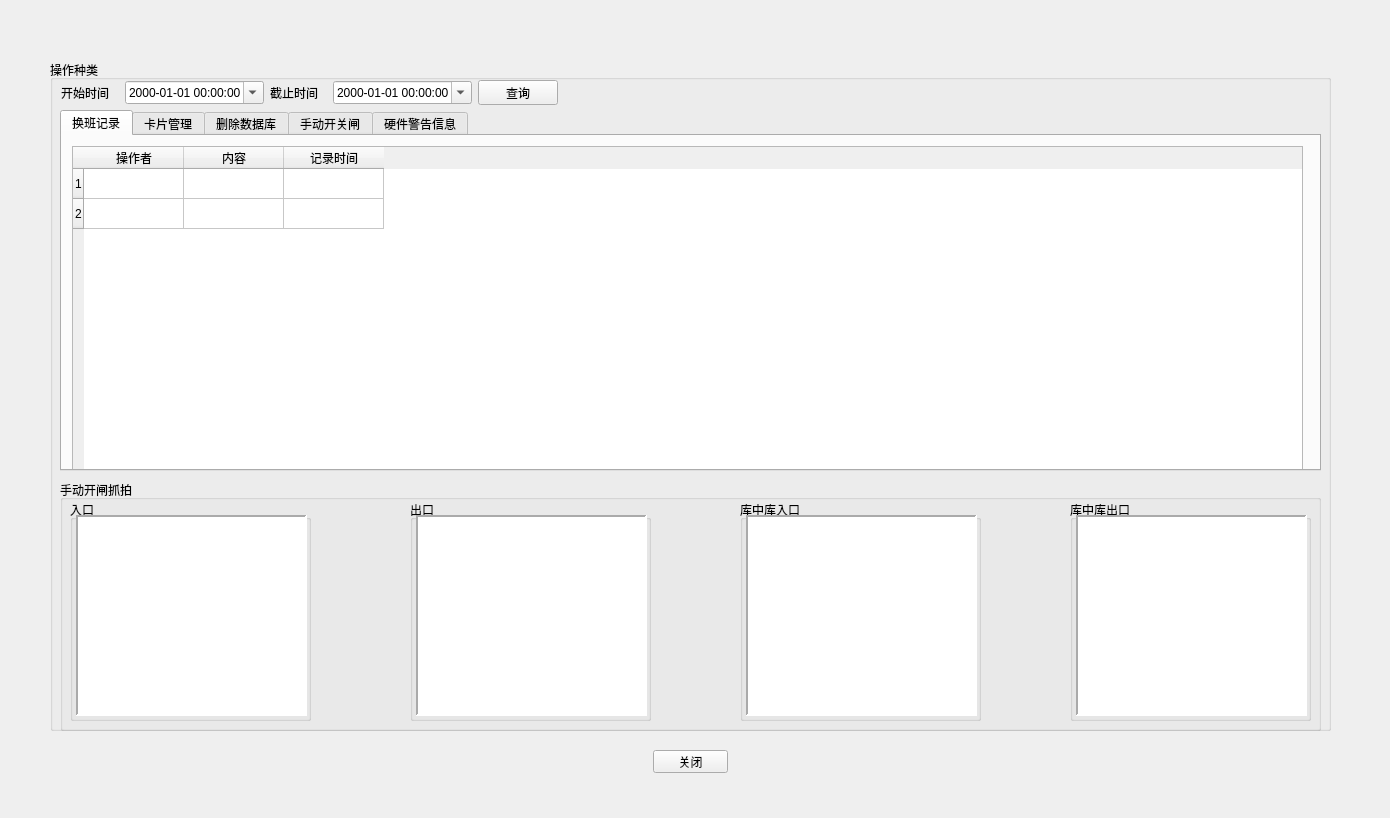
<?xml version="1.0" encoding="UTF-8"?>
<ui version="4.0">
 <class>NewCSysLog</class>
 <widget class="QFrame" name="NewCSysLog">
  <property name="geometry">
   <rect>
    <x>0</x>
    <y>0</y>
    <width>1390</width>
    <height>818</height>
   </rect>
  </property>
  <property name="windowTitle">
   <string>系统日志</string>
  </property>
  <property name="styleSheet">
   <string notr="true">background-image:url(D:/WinParkUI/debug/Image/NewIcon/CommonBigBG-normal.jpg);</string>
  </property>
  <property name="frameShape">
   <enum>QFrame::NoFrame</enum>
  </property>
  <property name="frameShadow">
   <enum>QFrame::Raised</enum>
  </property>
  <widget class="QWidget" name="widget" native="true">
   <property name="geometry">
    <rect>
     <x>40</x>
     <y>40</y>
     <width>1301</width>
     <height>741</height>
    </rect>
   </property>
   <property name="styleSheet">
    <string notr="true">background-image:url(none);</string>
   </property>
   <widget class="QGroupBox" name="groupBox_2">
    <property name="geometry">
     <rect>
      <x>10</x>
      <y>20</y>
      <width>1281</width>
      <height>671</height>
     </rect>
    </property>
    <property name="styleSheet">
     <string notr="true">background-image:url(none);</string>
    </property>
    <property name="title">
     <string>操作种类</string>
    </property>
    <widget class="QTabWidget" name="tabWidget">
     <property name="geometry">
      <rect>
       <x>10</x>
       <y>50</y>
       <width>1261</width>
       <height>361</height>
      </rect>
     </property>
     <property name="styleSheet">
      <string notr="true">background-image:url(none);</string>
     </property>
     <property name="currentIndex">
      <number>0</number>
     </property>
     <widget class="QWidget" name="tab">
      <attribute name="title">
       <string>换班记录</string>
      </attribute>
      <widget class="QTableWidget" name="tableShift">
       <property name="geometry">
        <rect>
         <x>10</x>
         <y>10</y>
         <width>1231</width>
         <height>351</height>
        </rect>
       </property>
       <property name="styleSheet">
        <string notr="true">background-image:url(none);</string>
       </property>
       <row>
        <property name="text">
         <string>1</string>
        </property>
       </row>
       <row>
        <property name="text">
         <string>2</string>
        </property>
       </row>
       <column>
        <property name="text">
         <string>操作者</string>
        </property>
       </column>
       <column>
        <property name="text">
         <string>内容</string>
        </property>
       </column>
       <column>
        <property name="text">
         <string>记录时间</string>
        </property>
       </column>
      </widget>
     </widget>
     <widget class="QWidget" name="tab_2">
      <attribute name="title">
       <string>卡片管理</string>
      </attribute>
      <widget class="QTableWidget" name="tableCardMgm">
       <property name="geometry">
        <rect>
         <x>10</x>
         <y>10</y>
         <width>1231</width>
         <height>351</height>
        </rect>
       </property>
       <row>
        <property name="text">
         <string>1</string>
        </property>
       </row>
       <row>
        <property name="text">
         <string>2</string>
        </property>
       </row>
       <column>
        <property name="text">
         <string>操作者</string>
        </property>
       </column>
       <column>
        <property name="text">
         <string>内容</string>
        </property>
       </column>
       <column>
        <property name="text">
         <string>记录时间</string>
        </property>
       </column>
      </widget>
     </widget>
     <widget class="QWidget" name="tab_5">
      <attribute name="title">
       <string>删除数据库</string>
      </attribute>
      <widget class="QTableWidget" name="tablDeleteData">
       <property name="geometry">
        <rect>
         <x>10</x>
         <y>10</y>
         <width>1231</width>
         <height>351</height>
        </rect>
       </property>
       <row>
        <property name="text">
         <string>1</string>
        </property>
       </row>
       <row>
        <property name="text">
         <string>2</string>
        </property>
       </row>
       <column>
        <property name="text">
         <string>操作者</string>
        </property>
       </column>
       <column>
        <property name="text">
         <string>内容</string>
        </property>
       </column>
       <column>
        <property name="text">
         <string>记录时间</string>
        </property>
       </column>
      </widget>
     </widget>
     <widget class="QWidget" name="tab_6">
      <attribute name="title">
       <string>手动开关闸</string>
      </attribute>
      <widget class="QTableWidget" name="tableManualGate">
       <property name="geometry">
        <rect>
         <x>10</x>
         <y>10</y>
         <width>1231</width>
         <height>351</height>
        </rect>
       </property>
       <row>
        <property name="text">
         <string>1</string>
        </property>
       </row>
       <row>
        <property name="text">
         <string>2</string>
        </property>
       </row>
       <column>
        <property name="text">
         <string>操作者</string>
        </property>
       </column>
       <column>
        <property name="text">
         <string>内容</string>
        </property>
       </column>
       <column>
        <property name="text">
         <string>记录时间</string>
        </property>
       </column>
      </widget>
     </widget>
     <widget class="QWidget" name="tab_7">
      <attribute name="title">
       <string>硬件警告信息</string>
      </attribute>
      <widget class="QTableWidget" name="tableHardware">
       <property name="geometry">
        <rect>
         <x>10</x>
         <y>10</y>
         <width>1231</width>
         <height>351</height>
        </rect>
       </property>
       <row>
        <property name="text">
         <string>1</string>
        </property>
       </row>
       <row>
        <property name="text">
         <string>2</string>
        </property>
       </row>
       <column>
        <property name="text">
         <string>操作者</string>
        </property>
       </column>
       <column>
        <property name="text">
         <string>内容</string>
        </property>
       </column>
       <column>
        <property name="text">
         <string>记录时间</string>
        </property>
       </column>
      </widget>
     </widget>
    </widget>
    <widget class="QGroupBox" name="groupBox_3">
     <property name="geometry">
      <rect>
       <x>10</x>
       <y>420</y>
       <width>1261</width>
       <height>251</height>
      </rect>
     </property>
     <property name="styleSheet">
      <string notr="true">background-image:url(none);</string>
     </property>
     <property name="title">
      <string>手动开闸抓拍</string>
     </property>
     <widget class="QGroupBox" name="groupBox_4">
      <property name="geometry">
       <rect>
        <x>10</x>
        <y>20</y>
        <width>241</width>
        <height>221</height>
       </rect>
      </property>
      <property name="styleSheet">
       <string notr="true">background-image:url(none);</string>
      </property>
      <property name="title">
       <string>入口</string>
      </property>
      <widget class="QLabel" name="lblImg0">
       <property name="geometry">
        <rect>
         <x>6</x>
         <y>15</y>
         <width>231</width>
         <height>201</height>
        </rect>
       </property>
       <property name="styleSheet">
        <string notr="true">background-color: rgb(255, 255, 255);</string>
       </property>
       <property name="frameShape">
        <enum>QFrame::Panel</enum>
       </property>
       <property name="frameShadow">
        <enum>QFrame::Sunken</enum>
       </property>
       <property name="lineWidth">
        <number>2</number>
       </property>
       <property name="text">
        <string/>
       </property>
       <property name="scaledContents">
        <bool>true</bool>
       </property>
      </widget>
     </widget>
     <widget class="QGroupBox" name="groupBox_5">
      <property name="geometry">
       <rect>
        <x>350</x>
        <y>20</y>
        <width>241</width>
        <height>221</height>
       </rect>
      </property>
      <property name="styleSheet">
       <string notr="true">background-image:url(none);</string>
      </property>
      <property name="title">
       <string>出口</string>
      </property>
      <widget class="QLabel" name="lblImg1">
       <property name="geometry">
        <rect>
         <x>6</x>
         <y>15</y>
         <width>231</width>
         <height>201</height>
        </rect>
       </property>
       <property name="styleSheet">
        <string notr="true">background-color: rgb(255, 255, 255);</string>
       </property>
       <property name="frameShape">
        <enum>QFrame::Panel</enum>
       </property>
       <property name="frameShadow">
        <enum>QFrame::Sunken</enum>
       </property>
       <property name="lineWidth">
        <number>2</number>
       </property>
       <property name="text">
        <string/>
       </property>
       <property name="scaledContents">
        <bool>true</bool>
       </property>
      </widget>
     </widget>
     <widget class="QGroupBox" name="groupBox_6">
      <property name="geometry">
       <rect>
        <x>680</x>
        <y>20</y>
        <width>241</width>
        <height>221</height>
       </rect>
      </property>
      <property name="styleSheet">
       <string notr="true">background-image:url(none);</string>
      </property>
      <property name="title">
       <string>库中库入口</string>
      </property>
      <widget class="QLabel" name="lblImg2">
       <property name="geometry">
        <rect>
         <x>6</x>
         <y>15</y>
         <width>231</width>
         <height>201</height>
        </rect>
       </property>
       <property name="styleSheet">
        <string notr="true">background-color: rgb(255, 255, 255);</string>
       </property>
       <property name="frameShape">
        <enum>QFrame::Panel</enum>
       </property>
       <property name="frameShadow">
        <enum>QFrame::Sunken</enum>
       </property>
       <property name="lineWidth">
        <number>2</number>
       </property>
       <property name="text">
        <string/>
       </property>
       <property name="scaledContents">
        <bool>true</bool>
       </property>
      </widget>
     </widget>
     <widget class="QGroupBox" name="groupBox_7">
      <property name="geometry">
       <rect>
        <x>1010</x>
        <y>20</y>
        <width>241</width>
        <height>221</height>
       </rect>
      </property>
      <property name="styleSheet">
       <string notr="true">background-image:url(none);</string>
      </property>
      <property name="title">
       <string>库中库出口</string>
      </property>
      <widget class="QLabel" name="lblImg3">
       <property name="geometry">
        <rect>
         <x>6</x>
         <y>15</y>
         <width>231</width>
         <height>201</height>
        </rect>
       </property>
       <property name="styleSheet">
        <string notr="true">background-color: rgb(255, 255, 255);</string>
       </property>
       <property name="frameShape">
        <enum>QFrame::Panel</enum>
       </property>
       <property name="frameShadow">
        <enum>QFrame::Sunken</enum>
       </property>
       <property name="lineWidth">
        <number>2</number>
       </property>
       <property name="text">
        <string/>
       </property>
       <property name="scaledContents">
        <bool>true</bool>
       </property>
      </widget>
     </widget>
    </widget>
    <widget class="QWidget" name="">
     <property name="geometry">
      <rect>
       <x>11</x>
       <y>20</y>
       <width>497</width>
       <height>25</height>
      </rect>
     </property>
     <layout class="QHBoxLayout" name="horizontalLayout">
      <item>
       <widget class="QLabel" name="label">
        <property name="text">
         <string>开始时间</string>
        </property>
       </widget>
      </item>
      <item>
       <widget class="QDateTimeEdit" name="dtStart">
        <property name="displayFormat">
         <string>yyyy-MM-dd HH:mm:ss</string>
        </property>
        <property name="calendarPopup">
         <bool>true</bool>
        </property>
       </widget>
      </item>
      <item>
       <widget class="QLabel" name="label_2">
        <property name="text">
         <string>截止时间</string>
        </property>
       </widget>
      </item>
      <item>
       <widget class="QDateTimeEdit" name="dtEnd">
        <property name="displayFormat">
         <string>yyyy-MM-dd HH:mm:ss</string>
        </property>
        <property name="calendarPopup">
         <bool>true</bool>
        </property>
       </widget>
      </item>
      <item>
       <widget class="QPushButton" name="btnQuery">
        <property name="text">
         <string>查询</string>
        </property>
       </widget>
      </item>
     </layout>
    </widget>
   </widget>
   <widget class="QPushButton" name="btnMinimalize">
    <property name="geometry">
     <rect>
      <x>613</x>
      <y>710</y>
      <width>75</width>
      <height>23</height>
     </rect>
    </property>
    <property name="styleSheet">
     <string notr="true">background-image:url(none);</string>
    </property>
    <property name="text">
     <string>关闭</string>
    </property>
   </widget>
  </widget>
  <widget class="QLabel" name="lblTitle">
   <property name="geometry">
    <rect>
     <x>30</x>
     <y>5</y>
     <width>141</width>
     <height>21</height>
    </rect>
   </property>
   <property name="font">
    <font>
     <weight>75</weight>
     <bold>true</bold>
    </font>
   </property>
   <property name="styleSheet">
    <string notr="true">background-image:url(none);
color: rgb(170, 0, 0);</string>
   </property>
   <property name="text">
    <string/>
   </property>
  </widget>
  <widget class="QLabel" name="lblClose">
   <property name="geometry">
    <rect>
     <x>1350</x>
     <y>6</y>
     <width>30</width>
     <height>15</height>
    </rect>
   </property>
   <property name="text">
    <string/>
   </property>
  </widget>
 </widget>
 <resources/>
 <connections/>
</ui>
